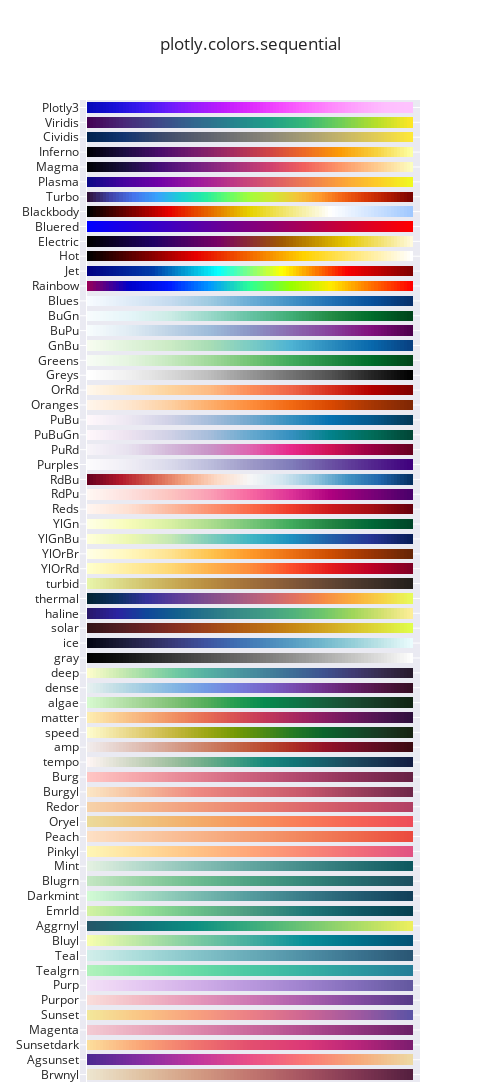

Write notebook code for a chart like this one.
### Markdown cell above
[Plotly colorscales documentation](https://plotly.com/python/builtin-colorscales/)

### Code cell
sequential_colors_fig = px.colors.sequential.swatches_continuous()
sequential_colors_fig.show()
